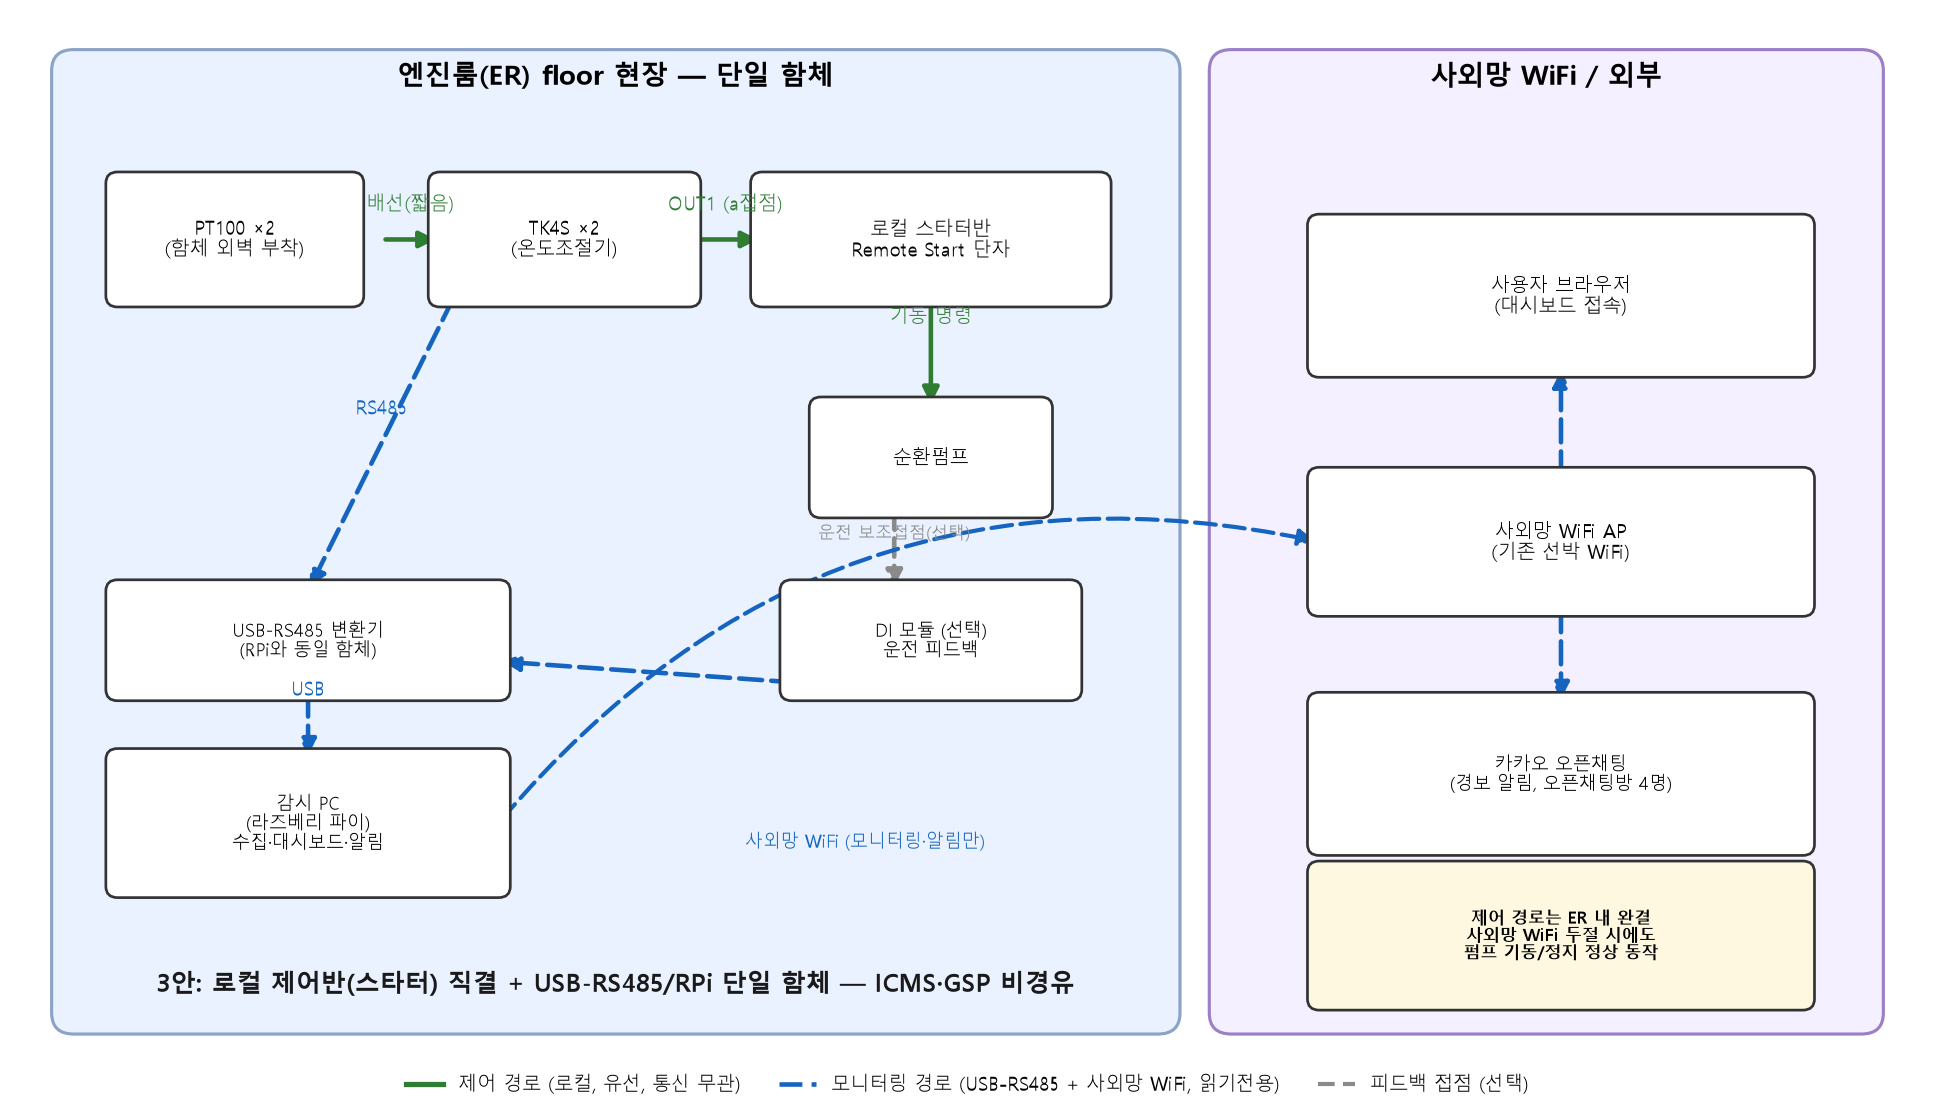

This chart was generated by the following Python code:
"""3안(로컬 제어반/스타터 직결, USB-RS485 + 라즈베리파이 단일 함체) 개략도 생성 스크립트.
실행: python diagram_3an.py  ->  diagram_3an.png 생성
"""
import matplotlib
matplotlib.use("Agg")
import matplotlib.pyplot as plt
import matplotlib.patches as mpatches
from matplotlib.patches import FancyArrowPatch, FancyBboxPatch
import matplotlib.font_manager as fm

# Windows 한글 폰트
plt.rcParams["font.family"] = "Malgun Gothic"
plt.rcParams["axes.unicode_minus"] = False

fig, ax = plt.subplots(figsize=(13, 7.5), dpi=150)
ax.set_xlim(0, 13)
ax.set_ylim(0, 7.5)
ax.axis("off")

COL_FIELD = "#eaf2ff"
COL_EXT = "#f5f0ff"   # 사외망 WiFi / 외부 영역
COL_BOX = "#ffffff"
COL_CTRL = "#2e7d32"   # 제어 경로 (녹색, 실선)
COL_MON = "#1565c0"    # 모니터링 경로 (파란색, 점선)
COL_EDGE = "#333333"


def box(x, y, w, h, text, fc=COL_BOX, ec=COL_EDGE, fontsize=10, weight="normal"):
    b = FancyBboxPatch((x, y), w, h,
                        boxstyle="round,pad=0.08,rounding_size=0.08",
                        linewidth=1.3, edgecolor=ec, facecolor=fc, zorder=3)
    ax.add_patch(b)
    ax.text(x + w / 2, y + h / 2, text, ha="center", va="center",
            fontsize=fontsize, weight=weight, zorder=4)
    return (x, y, w, h)


def arrow(p0, p1, color, style="-", lw=2.2, label=None, label_dy=0.18, fontsize=9,
          connectionstyle=None, label_pos=None):
    kwargs = {}
    if connectionstyle:
        kwargs["connectionstyle"] = connectionstyle
    a = FancyArrowPatch(p0, p1, arrowstyle="-|>", mutation_scale=16,
                         linewidth=lw, color=color, linestyle=style, zorder=2, **kwargs)
    ax.add_patch(a)
    if label:
        if label_pos:
            mx, my = label_pos
        else:
            mx, my = (p0[0] + p1[0]) / 2, (p0[1] + p1[1]) / 2 + label_dy
        ax.text(mx, my, label, ha="center", va="bottom", fontsize=fontsize, color=color)


# ── 영역 배경 ──────────────────────────────────────────────
ax.add_patch(mpatches.FancyBboxPatch((0.3, 0.3), 7.6, 6.9,
             boxstyle="round,pad=0.05,rounding_size=0.15",
             linewidth=1.5, edgecolor="#8ba3c7", facecolor=COL_FIELD, zorder=0))
ax.text(4.1, 7.0, "엔진룸(ER) floor 현장 — 단일 함체", ha="center", fontsize=13, weight="bold")

ax.add_patch(mpatches.FancyBboxPatch((8.2, 0.3), 4.5, 6.9,
             boxstyle="round,pad=0.05,rounding_size=0.15",
             linewidth=1.5, edgecolor="#9b7fc7", facecolor=COL_EXT, zorder=0))
ax.text(10.45, 7.0, "사외망 WiFi / 외부", ha="center", fontsize=13, weight="bold")

# ── 현장(ER floor) 구성요소 — 모두 단일 함체 내 수납 ───────
pt100 = box(0.7, 5.5, 1.6, 0.8, "PT100 ×2\n(함체 외벽 부착)", fontsize=9)
tk4s = box(2.9, 5.5, 1.7, 0.8, "TK4S ×2\n(온도조절기)", fontsize=9)
starter = box(5.1, 5.5, 2.3, 0.8, "로컬 스타터반\nRemote Start 단자", fontsize=9)
pump = box(5.5, 4.0, 1.5, 0.7, "순환펌프", fontsize=9)
di = box(5.3, 2.7, 1.9, 0.7, "DI 모듈 (선택)\n운전 피드백", fontsize=8.5)
conv = box(0.7, 2.7, 2.6, 0.7, "USB-RS485 변환기\n(RPi와 동일 함체)", fontsize=8.5)
pc = box(0.7, 1.3, 2.6, 0.9, "감시 PC\n(라즈베리 파이)\n수집·대시보드·알림", fontsize=8.5)

# ── 사외망 WiFi / 외부 구성요소 ─────────────────────────────
browser = box(8.9, 5.0, 3.3, 1.0, "사용자 브라우저\n(대시보드 접속)", fontsize=9)
wifi = box(8.9, 3.3, 3.3, 0.9, "사외망 WiFi AP\n(기존 선박 WiFi)", fontsize=9)
kakao = box(8.9, 1.6, 3.3, 1.0, "카카오 오픈채팅\n(경보 알림, 오픈채팅방 4명)", fontsize=8.5)
note = box(8.9, 0.5, 3.3, 0.9,
           "제어 경로는 ER 내 완결\n사외망 WiFi 두절 시에도\n펌프 기동/정지 정상 동작",
           fc="#fff8e1", fontsize=8, weight="bold")

# ── 화살표: 제어 경로 (녹색 실선, 전부 로컬) ──────────────
arrow((2.5, 5.9), (2.9, 5.9), COL_CTRL, label="배선(짧음)")  # PT100 -> TK4S
arrow((4.6, 5.9), (5.1, 5.9), COL_CTRL, label="OUT1 (a접점)")  # TK4S -> 스타터
arrow((6.25, 5.5), (6.25, 4.7), COL_CTRL, label="기동 명령")   # 스타터 -> 펌프
arrow((6.0, 4.0), (6.0, 3.4), "#8a8a8a", style=(0, (4, 2)),
      label="운전 보조접점(선택)", label_dy=0.05, fontsize=8)  # 펌프 -> DI (피드백)

# ── 화살표: 모니터링 경로 (파란 점선, RS485 -> USB -> 사외망 WiFi) ─
arrow((3.0, 5.5), (2.0, 3.4), COL_MON, style=(0, (5, 2)), label="RS485")   # TK4S -> 변환기
arrow((6.0, 2.7), (3.3, 2.9), COL_MON, style=(0, (5, 2)))                   # DI -> 변환기(버스 합류)
arrow((2.0, 2.7), (2.0, 2.2), COL_MON, style=(0, (5, 2)), label="USB")      # 변환기 -> RPi (직결)
arrow((3.3, 1.75), (8.9, 3.75), COL_MON, style=(0, (5, 2)), lw=2.0,
      connectionstyle="arc3,rad=-0.3",
      label="사외망 WiFi (모니터링·알림만)", label_pos=(5.8, 1.55), fontsize=8.5)  # RPi -> WiFi AP
arrow((10.55, 4.2), (10.55, 5.0), COL_MON, style=(0, (5, 2)))               # WiFi AP -> 브라우저
arrow((10.55, 3.3), (10.55, 2.6), COL_MON, style=(0, (5, 2)))               # WiFi AP -> 카카오

# ── 범례 ───────────────────────────────────────────────────
legend_handles = [
    plt.Line2D([0], [0], color=COL_CTRL, lw=2.5, label="제어 경로 (로컬, 유선, 통신 무관)"),
    plt.Line2D([0], [0], color=COL_MON, lw=2.2, linestyle=(0, (5, 2)), label="모니터링 경로 (USB-RS485 + 사외망 WiFi, 읽기전용)"),
    plt.Line2D([0], [0], color="#8a8a8a", lw=2.0, linestyle=(0, (4, 2)), label="피드백 접점 (선택)"),
]
ax.legend(handles=legend_handles, loc="lower center", bbox_to_anchor=(0.5, -0.04),
          ncol=3, fontsize=9, frameon=False)

ax.text(4.1, 0.55, "3안: 로컬 제어반(스타터) 직결 + USB-RS485/RPi 단일 함체 — ICMS·GSP 비경유", ha="center",
        fontsize=12, weight="bold", color="#1a1a1a")

plt.tight_layout()
plt.savefig("diagram_3an.png", dpi=150, bbox_inches="tight")
print("saved diagram_3an.png")
